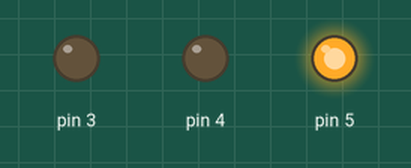
A sketch run on a simulated Arduino Uno, built with avr-gcc and run on an emulated ATmega328P. Parts: output pins drawn as LEDs (lit = HIGH).

Above: at 3.5 s.
At 6.5 s:
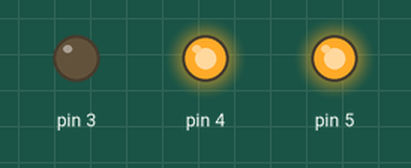
At 9.5 s:
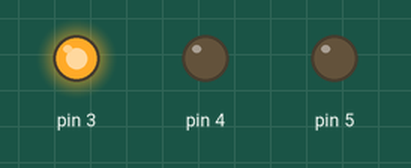
At 12.5 s:
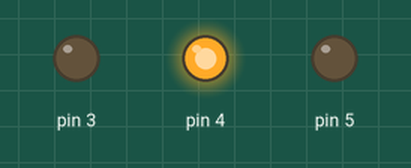
Timing chart, 0 to 16.6 s (numbered marks = the images above):
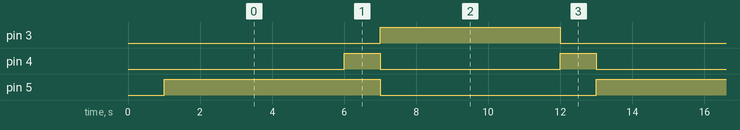

Measured:
- by itself, pin 3: alternates HIGH for 5.0 s and LOW for 7.0 s
- by itself, pin 4: alternates HIGH for 1.0 s and LOW for 5.0 s
- by itself, pin 5: alternates HIGH for 6.0 s and LOW for 6.0 s

The sketch:

TrafficLight.ino
```cpp
const int LONG_PAUSE = 5000;
const int SHORT_PAUSE = 1000;

void setup()
{
  pinMode(3,OUTPUT);
  pinMode(4,OUTPUT);
  pinMode(5,OUTPUT);

  delay(1000);
}

void loop()
{
  red();
  delay(LONG_PAUSE);
  redAmber();
  delay(SHORT_PAUSE);
  green();
  delay(LONG_PAUSE);
  amber();
  delay(SHORT_PAUSE);
}

void red()
{
   digitalWrite(5,HIGH);
   digitalWrite(4,LOW);
   digitalWrite(3,LOW);
}

void redAmber()
{
   digitalWrite(5,HIGH);
   digitalWrite(4,HIGH);
   digitalWrite(3,LOW);
}

void green()
{
   digitalWrite(5,LOW);
   digitalWrite(4,LOW);
   digitalWrite(3,HIGH);
}

void amber()
{
   digitalWrite(5,LOW);
   digitalWrite(4,HIGH);
   digitalWrite(3,LOW);
}
```
